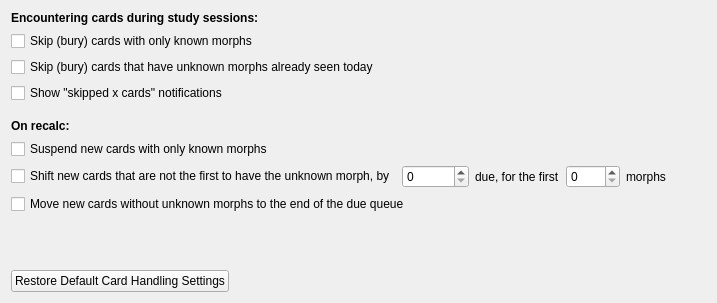
       <widget class="QWidget" name="card_handling_tab">
        <property name="sizePolicy">
         <sizepolicy hsizetype="Preferred" vsizetype="Preferred">
          <horstretch>0</horstretch>
          <verstretch>0</verstretch>
         </sizepolicy>
        </property>
        <attribute name="title">
         <string>Card Handling</string>
        </attribute>
        <layout class="QVBoxLayout" name="verticalLayout_36">
         <item>
          <layout class="QVBoxLayout" name="verticalLayout_11">
           <item>
            <widget class="QLabel" name="label_43">
             <property name="font">
              <font>
               <bold>true</bold>
              </font>
             </property>
             <property name="text">
              <string>Encountering cards during study sessions:</string>
             </property>
            </widget>
           </item>
           <item>
            <widget class="QCheckBox" name="skipKnownCheckBox">
             <property name="text">
              <string>Skip (bury) cards with only known morphs</string>
             </property>
            </widget>
           </item>
           <item>
            <widget class="QCheckBox" name="skipAlreadySeenCheckBox">
             <property name="text">
              <string>Skip (bury) cards that have unknown morphs already seen today</string>
             </property>
            </widget>
           </item>
           <item>
            <widget class="QCheckBox" name="skipNotificationsCheckBox">
             <property name="text">
              <string>Show &quot;skipped x cards&quot; notifications</string>
             </property>
            </widget>
           </item>
          </layout>
         </item>
         <item>
          <layout class="QVBoxLayout" name="verticalLayout_20">
           <property name="topMargin">
            <number>10</number>
           </property>
           <item>
            <widget class="QLabel" name="label_44">
             <property name="font">
              <font>
               <bold>true</bold>
              </font>
             </property>
             <property name="text">
              <string>On recalc:</string>
             </property>
            </widget>
           </item>
           <item>
            <widget class="QCheckBox" name="recalcSuspendKnownCheckBox">
             <property name="text">
              <string>Suspend new cards with only known morphs</string>
             </property>
            </widget>
           </item>
           <item>
            <layout class="QHBoxLayout" name="horizontalLayout_13">
             <item>
              <widget class="QCheckBox" name="shiftNewCardsCheckBox">
               <property name="text">
                <string>Shift new cards that are not the first to have the unknown morph, by</string>
               </property>
              </widget>
             </item>
             <item>
              <widget class="QSpinBox" name="dueOffsetSpinBox">
               <property name="maximum">
                <number>500000</number>
               </property>
              </widget>
             </item>
             <item>
              <widget class="QLabel" name="label_20">
               <property name="text">
                <string>due, for the first</string>
               </property>
              </widget>
             </item>
             <item>
              <widget class="QSpinBox" name="offsetFirstMorphsSpinBox">
               <property name="maximum">
                <number>1000</number>
               </property>
              </widget>
             </item>
             <item>
              <widget class="QLabel" name="label_21">
               <property name="text">
                <string>morphs</string>
               </property>
              </widget>
             </item>
             <item>
              <spacer name="horizontalSpacer_10">
               <property name="orientation">
                <enum>Qt::Horizontal</enum>
               </property>
               <property name="sizeHint" stdset="0">
                <size>
                 <width>40</width>
                 <height>20</height>
                </size>
               </property>
              </spacer>
             </item>
            </layout>
           </item>
           <item>
            <widget class="QCheckBox" name="recalcMoveKnownNewCardsToTheEndCheckBox">
             <property name="text">
              <string>Move new cards without unknown morphs to the end of the due queue</string>
             </property>
            </widget>
           </item>
          </layout>
         </item>
         <item>
          <spacer name="verticalSpacer_4">
           <property name="orientation">
            <enum>Qt::Vertical</enum>
           </property>
           <property name="sizeHint" stdset="0">
            <size>
             <width>20</width>
             <height>40</height>
            </size>
           </property>
          </spacer>
         </item>
         <item>
          <layout class="QHBoxLayout" name="horizontalLayout_11">
           <property name="topMargin">
            <number>10</number>
           </property>
           <item>
            <widget class="QPushButton" name="restoreCardHandlingPushButton">
             <property name="text">
              <string>Restore Default Card Handling Settings</string>
             </property>
            </widget>
           </item>
           <item>
            <spacer name="horizontalSpacer_12">
             <property name="orientation">
              <enum>Qt::Horizontal</enum>
             </property>
             <property name="sizeHint" stdset="0">
              <size>
               <width>40</width>
               <height>20</height>
              </size>
             </property>
            </spacer>
           </item>
          </layout>
         </item>
        </layout>
       </widget>
